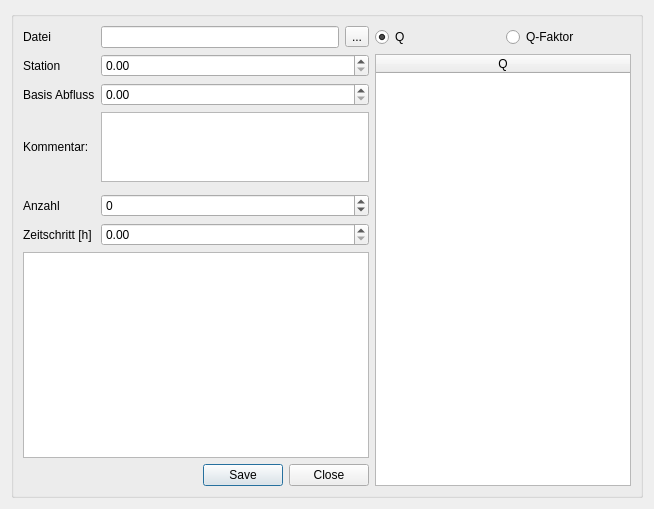
<?xml version="1.0" encoding="UTF-8"?>
<ui version="4.0">
 <class>inflowdat</class>
 <widget class="QDialog" name="inflowdat">
  <property name="geometry">
   <rect>
    <x>0</x>
    <y>0</y>
    <width>654</width>
    <height>509</height>
   </rect>
  </property>
  <property name="windowTitle">
   <string>Zufluss Welle</string>
  </property>
  <layout class="QGridLayout" name="gridLayout">
   <item row="9" column="4">
    <widget class="QGroupBox" name="groupBox">
     <property name="title">
      <string/>
     </property>
     <layout class="QGridLayout" name="gridLayout_2">
      <item row="0" column="0">
       <widget class="QLabel" name="label">
        <property name="text">
         <string>Datei</string>
        </property>
       </widget>
      </item>
      <item row="1" column="5" rowspan="9" colspan="2">
       <widget class="QTableWidget" name="einqt">
        <attribute name="horizontalHeaderCascadingSectionResizes">
         <bool>false</bool>
        </attribute>
        <attribute name="horizontalHeaderStretchLastSection">
         <bool>true</bool>
        </attribute>
        <column>
         <property name="text">
          <string>Q</string>
         </property>
        </column>
       </widget>
      </item>
      <item row="2" column="1" colspan="2">
       <widget class="QDoubleSpinBox" name="einbq">
        <property name="maximum">
         <double>1000000.000000000000000</double>
        </property>
       </widget>
      </item>
      <item row="6" column="0">
       <widget class="QLabel" name="label_6">
        <property name="text">
         <string>Zeitschritt [h]</string>
        </property>
       </widget>
      </item>
      <item row="1" column="0">
       <widget class="QLabel" name="label_2">
        <property name="text">
         <string>Station</string>
        </property>
       </widget>
      </item>
      <item row="0" column="5">
       <widget class="QRadioButton" name="qori">
        <property name="text">
         <string>Q</string>
        </property>
        <property name="checked">
         <bool>true</bool>
        </property>
        <attribute name="buttonGroup">
         <string notr="true">qchoose</string>
        </attribute>
       </widget>
      </item>
      <item row="1" column="1" colspan="2">
       <widget class="QDoubleSpinBox" name="einstat">
        <property name="maximum">
         <double>1000000.000000000000000</double>
        </property>
       </widget>
      </item>
      <item row="8" column="1">
       <spacer name="verticalSpacer">
        <property name="orientation">
         <enum>Qt::Vertical</enum>
        </property>
        <property name="sizeHint" stdset="0">
         <size>
          <width>20</width>
          <height>40</height>
         </size>
        </property>
       </spacer>
      </item>
      <item row="2" column="0">
       <widget class="QLabel" name="label_3">
        <property name="text">
         <string>Basis Abfluss</string>
        </property>
       </widget>
      </item>
      <item row="3" column="0">
       <widget class="QLabel" name="label_4">
        <property name="text">
         <string>Kommentar:</string>
        </property>
       </widget>
      </item>
      <item row="5" column="1" colspan="2">
       <widget class="QSpinBox" name="eincount">
        <property name="minimum">
         <number>-100000</number>
        </property>
        <property name="maximum">
         <number>100000</number>
        </property>
       </widget>
      </item>
      <item row="0" column="2">
       <widget class="QToolButton" name="einbrowse">
        <property name="text">
         <string>...</string>
        </property>
       </widget>
      </item>
      <item row="0" column="1">
       <widget class="QLineEdit" name="eindat"/>
      </item>
      <item row="3" column="1" colspan="2">
       <widget class="QTextBrowser" name="eintext">
        <property name="maximumSize">
         <size>
          <width>16777215</width>
          <height>70</height>
         </size>
        </property>
       </widget>
      </item>
      <item row="9" column="0" colspan="3">
       <widget class="QDialogButtonBox" name="buttonBox">
        <property name="layoutDirection">
         <enum>Qt::LeftToRight</enum>
        </property>
        <property name="orientation">
         <enum>Qt::Horizontal</enum>
        </property>
        <property name="standardButtons">
         <set>QDialogButtonBox::Close|QDialogButtonBox::Save</set>
        </property>
       </widget>
      </item>
      <item row="0" column="6">
       <widget class="QRadioButton" name="qfak">
        <property name="text">
         <string>Q-Faktor</string>
        </property>
        <property name="checked">
         <bool>false</bool>
        </property>
        <attribute name="buttonGroup">
         <string notr="true">qchoose</string>
        </attribute>
       </widget>
      </item>
      <item row="5" column="0">
       <widget class="QLabel" name="label_5">
        <property name="text">
         <string>Anzahl</string>
        </property>
       </widget>
      </item>
      <item row="6" column="1" colspan="2">
       <widget class="QDoubleSpinBox" name="eindt">
        <property name="maximum">
         <double>1000000.000000000000000</double>
        </property>
       </widget>
      </item>
      <item row="7" column="0" rowspan="2" colspan="3">
       <widget class="PlotWidget" name="graphicsView"/>
      </item>
     </layout>
    </widget>
   </item>
  </layout>
 </widget>
 <customwidgets>
  <customwidget>
   <class>PlotWidget</class>
   <extends>QGraphicsView</extends>
   <header>pyqtgraph</header>
  </customwidget>
 </customwidgets>
 <resources/>
 <connections>
  <connection>
   <sender>buttonBox</sender>
   <signal>accepted()</signal>
   <receiver>inflowdat</receiver>
   <slot>accept()</slot>
   <hints>
    <hint type="sourcelabel">
     <x>248</x>
     <y>254</y>
    </hint>
    <hint type="destinationlabel">
     <x>157</x>
     <y>274</y>
    </hint>
   </hints>
  </connection>
  <connection>
   <sender>buttonBox</sender>
   <signal>rejected()</signal>
   <receiver>inflowdat</receiver>
   <slot>reject()</slot>
   <hints>
    <hint type="sourcelabel">
     <x>316</x>
     <y>260</y>
    </hint>
    <hint type="destinationlabel">
     <x>286</x>
     <y>274</y>
    </hint>
   </hints>
  </connection>
 </connections>
 <buttongroups>
  <buttongroup name="qchoose"/>
 </buttongroups>
</ui>
